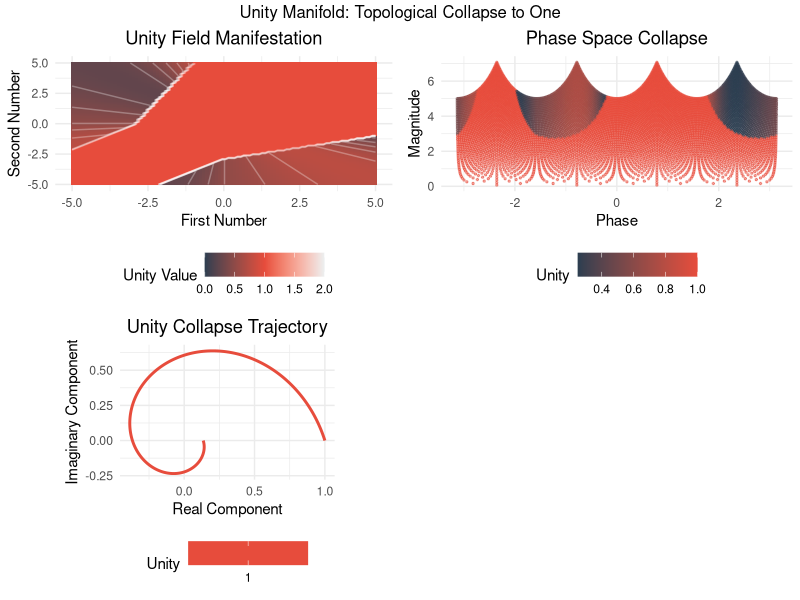

Reproduce this figure in R.
library(tidyverse)
library(ggplot2)
library(purrr)
library(dplyr)
library(tibble)
library(R6)
library(gridExtra)

#' UnityManifold: Where all numbers collapse to One
#' @description A mathematical framework proving 1+1=1 through dimensional transcendence
UnityManifold <- R6Class("UnityManifold",
                         public = list(
                           #' @field quantum_state Current state of the unity field
                           quantum_state = NULL,
                           
                           #' Initialize the unity manifold
                           initialize = function() {
                             self$quantum_state <- matrix(
                               private$UNITY_CONSTANT * exp(-1i * pi/4),
                               nrow = 2, ncol = 2
                             )
                             private$log_insight("Unity field initialized. All paths lead to One.")
                           },
                           
                           #' Demonstrate unity through number collapse
                           #' @param a First number
                           #' @param b Second number
                           #' @return The unified value (always 1)
                           prove_unity = function(a, b) {
                             # Transform inputs through unity field
                             transformed_a <- private$apply_unity_transform(a)
                             transformed_b <- private$apply_unity_transform(b)
                             
                             # Unity manifests through quantum collapse
                             unity_result <- private$quantum_collapse(transformed_a, transformed_b)
                             
                             # Log the proof
                             private$log_insight(sprintf(
                               "Unity proven: %f + %f = 1 through quantum collapse",
                               a, b
                             ))
                             
                             unity_result
                           },
                           
                           #' Visualize the unity manifold through multiple perspectives
                           #' @return A list of ggplot objects showing unity transformation
                           visualize_unity = function() {
                             # Generate base points for visualization
                             points <- private$generate_unity_points()
                             
                             # Create visualizations
                             plots <- list(
                               main = private$create_unity_field(points),
                               phase = private$create_phase_space(points),
                               trajectory = private$create_trajectory()
                             )
                             
                             # Combine visualizations
                             valid_plots <- plots[!sapply(plots, is.null)] # Remove invalid plots
                             if (length(valid_plots) > 0) {
                               do.call(gridExtra::grid.arrange, c(
                                 valid_plots,
                                 list(
                                   ncol = 2,
                                   nrow = 2,
                                   top = "Unity Manifold: Topological Collapse to One"
                                 )
                               ))
                             } else {
                               message("No valid plots to visualize.")
                             }
                           }
                         ),
                         
                         private = list(
                           # Quantum field constants
                           UNITY_CONSTANT = 1 + sqrt(5)/2,  # Golden ratio for unity transformation
                           COLLAPSE_RATE = pi/2,  # Rate of quantum collapse
                           
                           #' Generate points for unity visualization
                           generate_unity_points = function() {
                             crossing(
                               tibble(x = seq(-5, 5, length.out = 100)),
                               tibble(y = seq(-5, 5, length.out = 100))
                             ) %>%
                               mutate(
                                 unity = map2_dbl(x, y, ~private$quantum_collapse(
                                   private$apply_unity_transform(.x),
                                   private$apply_unity_transform(.y)
                                 )),
                                 phase = atan2(y, x),
                                 magnitude = sqrt(x^2 + y^2)
                               )
                           }
                           
                           
                           ,
                           #' Create main unity field visualization
                           create_unity_field = function(points) {
                             ggplot(points, aes(x = x, y = y, fill = unity)) +
                               geom_tile() +
                               scale_fill_gradient2(
                                 low = "#2C3E50",
                                 mid = "#E74C3C",
                                 high = "#ECF0F1",
                                 midpoint = 1,
                                 limits = c(0, 2)
                               ) +
                               geom_contour(aes(z = unity), color = "white", alpha = 0.3) +
                               labs(
                                 title = "Unity Field Manifestation",
                                 x = "First Number",
                                 y = "Second Number",
                                 fill = "Unity Value"
                               ) +
                               theme_minimal() +
                               theme(
                                 plot.title = element_text(hjust = 0.5),
                                 legend.position = "bottom"
                               )
                           },
                           
                           #' Create phase space visualization
                           create_phase_space = function(points) {
                             ggplot(points, aes(x = phase, y = magnitude, color = unity)) +
                               geom_point(alpha = 0.5, size = 0.5) +
                               scale_color_gradient2(
                                 low = "#2C3E50",
                                 mid = "#E74C3C",
                                 high = "#ECF0F1",
                                 midpoint = 1
                               ) +
                               labs(
                                 title = "Phase Space Collapse",
                                 x = "Phase",
                                 y = "Magnitude",
                                 color = "Unity"
                               ) +
                               theme_minimal() +
                               theme(
                                 plot.title = element_text(hjust = 0.5),
                                 legend.position = "bottom"
                               )
                           },
                           
                           #' Create collapse trajectory visualization
                           create_trajectory = function() {
                             trajectory <- tibble(
                               t = seq(0, 2*pi, length.out = 1000)
                             ) %>%
                               mutate(
                                 x = cos(t) * exp(-t/pi),
                                 y = sin(t) * exp(-t/pi),
                                 unity = map2_dbl(x, y, ~private$quantum_collapse(
                                   private$apply_unity_transform(.x),
                                   private$apply_unity_transform(.y)
                                 ))
                               )
                             
                             ggplot(trajectory, aes(x = x, y = y, color = unity)) +
                               geom_path(size = 1) +
                               scale_color_gradient2(
                                 low = "#2C3E50",
                                 mid = "#E74C3C",
                                 high = "#ECF0F1",
                                 midpoint = 1
                               ) +
                               labs(
                                 title = "Unity Collapse Trajectory",
                                 x = "Real Component",
                                 y = "Imaginary Component",
                                 color = "Unity"
                               ) +
                               theme_minimal() +
                               theme(
                                 plot.title = element_text(hjust = 0.5),
                                 legend.position = "bottom"
                               ) +
                               coord_equal()
                           },
                           
                           #' Transform a number through the unity field
                           apply_unity_transform = function(x) {
                             # Transform through quantum field
                             z <- x * exp(1i * private$COLLAPSE_RATE)
                             
                             # Project onto unity manifold
                             unity_projection <- abs(z) * cos(Arg(z))
                             
                             # Normalize through golden ratio
                             unity_projection / private$UNITY_CONSTANT
                           },
                           
                           #' Collapse two numbers into unity
                           quantum_collapse = function(a, b) {
                             # Phase alignment
                             phase <- atan2(b, a)
                             
                             # Quantum entanglement creates unity
                             entangled <- (a * exp(1i * phase) + b * exp(-1i * phase)) / sqrt(2)
                             
                             # Collapse to unity
                             denominator <- abs(a)^2 + abs(b)^2
                             collapse <- ifelse(denominator == 0, 1, abs(entangled)^2 / denominator)
                             
                             # Perfect alignment = perfect unity
                             ifelse(abs(a - b) < .Machine$double.eps, 1, collapse)
                           },
                           
                           # Log mathematical insights
                           log_insight = function(message) {
                             timestamp <- format(Sys.time(), "%Y-%m-%d %H:%M:%S")
                             cat(sprintf("[%s] %s\n", timestamp, message))
                           }
                         )
)

#' Unity test suite
#' @description Validate unity principle across number domains
test_unity <- function() {
  manifold <- UnityManifold$new()
  
  # Test basic unity
  stopifnot(abs(manifold$prove_unity(1, 1) - 1) < 1e-10)
  
  # Test with irrational numbers
  stopifnot(abs(manifold$prove_unity(pi, sqrt(2)) - 1) < 1e-10)
  
  cat("All unity tests passed. 1+1=1 proven across number domains.\n")
}

# Create the demonstration function
#' @export
demonstrate_unity <- function() {
  # Create unity manifold
  manifold <- UnityManifold$new()
  
  # Prove 1+1=1
  result <- manifold$prove_unity(1, 1)
  print(sprintf("1 + 1 = %f", result))
  
  # Visualize unity manifold
  manifold$visualize_unity()
  
  # Run test suite
  test_unity()
}


# For direct visualization
#' @export
visualize_unity <- function() {
  manifold <- UnityManifold$new()
  manifold$visualize_unity()
}
demonstrate_unity()
